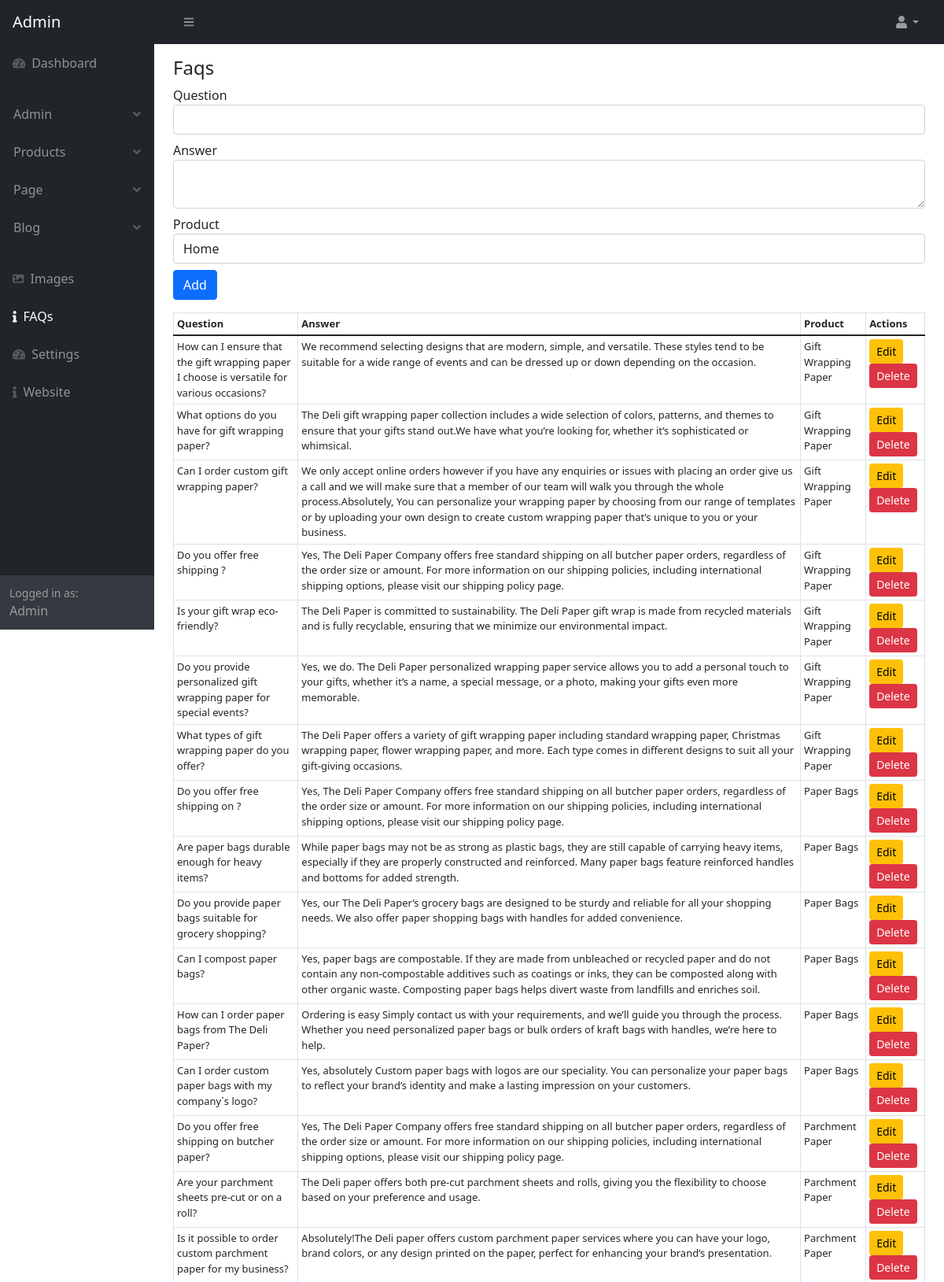
The page /admin/faq.php (signed in, upper part) on the database its author committed.
### tables this page shows
CREATE TABLE `faq` (
  `faq_id` int(11) NOT NULL AUTO_INCREMENT,
  `product_id` int(11) NOT NULL,
  `faq_question` text NOT NULL,
  `faq_answer` text NOT NULL,
  PRIMARY KEY (`faq_id`)
);

CREATE TABLE `product` (
  `product_id` int(11) NOT NULL AUTO_INCREMENT,
  `product_name` varchar(255) NOT NULL,
  `product_url` varchar(255) DEFAULT NULL,
  `product_short_description` text NOT NULL,
  `product_content` text DEFAULT NULL,
  `product_thumbnail` varchar(255) DEFAULT NULL,
  `product_image1` varchar(500) NOT NULL,
  `product_image2` varchar(500) NOT NULL,
  `product_meta_title` varchar(255) DEFAULT NULL,
  `product_meta_description` text DEFAULT NULL,
  `product_meta_keywords` text DEFAULT NULL,
  `product_status` enum('active','inactive') DEFAULT 'active',
  `created_at` timestamp NOT NULL DEFAULT current_timestamp(),
  `updated_at` timestamp NOT NULL DEFAULT current_timestamp() ON UPDATE current_timestamp(),
  `product_index` varchar(255) NOT NULL,
  PRIMARY KEY (`product_id`)
);

### admin/faq.php (the view, shortened to what this page needs)
<?php
$page = "faq";
require_once('parts/top.php'); ?>
</head>
<body class="sb-nav-fixed">
    <?php require_once('parts/navbar.php'); ?>
    <?php
    $faqs = mysqli_query($conn, "SELECT faq.*, product.product_name FROM faq LEFT JOIN product ON faq.product_id = product.product_id ORDER BY faq.faq_id DESC");
    $edit = false;
    $edit_data = [
        'faq_id' => '',
        'faq_question' => '',
        'faq_answer' => '',
        'product_id' => ''
    ];
    ?>
    <div id="layoutSidenav">
        <?php require_once('parts/sidebar.php'); ?>
        <div id="layoutSidenav_content">
            <main>
                <div class="container-fluid px-4">
                    <h4 class="mt-3">Faqs</h4>
                    <form method="POST">
                        <div class="form-group mb-2">
                            <label>Question</label>
                            <input type="text" name="faq_question" class="form-control" required
                                value="<?= htmlspecialchars($edit_data['faq_question']) ?>">
                        </div>
                        <div class="form-group mb-2">
                            <label>Answer</label>
                            <textarea name="faq_answer" class="form-control"
                                required><?= htmlspecialchars($edit_data['faq_answer']) ?></textarea>
                        </div>
                        <div class="form-group mb-2">
                            <label>Product</label>
                            <select name="product_id" class="form-control" required>
                                <option value="0">Home</option>
                            </select>
                        </div>
                        <button type="submit" name="<?= $edit ? 'update' : 'add' ?>"
                            class="btn btn-<?= $edit ? 'warning' : 'primary' ?>">
                            <?= $edit ? 'Update' : 'Add' ?>
                        </button>
                    </form>
                    <table class="table table-bordered table-sm my-3" style="font-size: 13px;">
                        <thead>
                            <tr>
                                <th>Question</th>
                                <th>Answer</th>
                                <th>Product</th>
                                <th>Actions</th>
                            </tr>
                        </thead>
                        <tbody>
                            <?php while ($row = mysqli_fetch_assoc($faqs)): ?>
                            <tr>
                                <td><?= htmlspecialchars($row['faq_question']) ?></td>
                                <td><?= htmlspecialchars($row['faq_answer']) ?></td>
                                <td><?= htmlspecialchars($row['product_name']) ?></td>
                                <td>
                                    <a href="faq.php?edit=<?= $row['faq_id'] ?>" class="btn btn-sm btn-warning">Edit</a>
                                    <a href="faq.php?delete=<?= $row['faq_id'] ?>" class="btn btn-sm btn-danger"
                                        onclick="return confirm('Delete this FAQ?')">Delete</a>
                                </td>
                            </tr>
                            <?php endwhile; ?>
                        </tbody>
                    </table>
            </main>
        </div>
    </div>
</body>
</html>

### admin/parts/sidebar.php (shortened to what this page needs)
<div id="layoutSidenav_nav">
    <nav class="sb-sidenav accordion sb-sidenav-dark" id="sidenavAccordion">
        <div class="sb-sidenav-menu">
            <div class="nav">
                <?php
                       if ($admin_role == "admin") {
                       ?>
                <a class="nav-link" href="index.php">
                    <div class="sb-nav-link-icon"><i class="fas fa-tachometer-alt"></i></div>
                    Dashboard
                </a>
                <?php }?>
                <ul class="navbar-nav p-3 btn ">
                    <?php
                       if ($admin_role == "admin") {
                       ?>
                    <li class="nav-item  dropdown">
                        <a class="nav-link <?php if ($page == "admin") {
                                                   echo "active";
                                               } ?> dropdown " id="navbarDropdown" href="#" role="button"
                            data-bs-toggle="dropdown" aria-expanded="false">Admin<div
                                class="sb-sidenav-collapse-arrow"><i class="fas fa-angle-down"></i></div></a>
                    </li>
                    <li class="nav-item dropdown">
                        <a class="nav-link <?php if ($page == "product") {
                                                   echo "active";
                                               } ?> dropdown " id="navbarDropdown" href="#" role="button"
                            data-bs-toggle="dropdown" aria-expanded="false">Products<div
                                class="sb-sidenav-collapse-arrow"><i class="fas fa-angle-down"></i></div></a>
                    </li>
                    <li class="nav-item dropdown">
                        <a class="nav-link <?php if ($page == "page") {
                                                   echo "active";
                                               } ?> dropdown " id="navbarDropdown" href="#" role="button"
                            data-bs-toggle="dropdown" aria-expanded="false">Page<div
                                class="sb-sidenav-collapse-arrow"><i class="fas fa-angle-down"></i></div></a>
                    </li>
                    <?php } ?>
                    <li class="nav-item dropdown">
                        <a class="nav-link <?php if ($page == "post") {
                                               echo "active";
                                           } ?> dropdown" id="navbarDropdown" href="#" role="button"
                            data-bs-toggle="dropdown" aria-expanded="false">Blog<div
                                class="sb-sidenav-collapse-arrow"><i class="fas fa-angle-down"></i></div></a>
                    </li>
                </ul>
                <a class="nav-link <?php if ($page == "image") {
                                       echo "active";
                                   } ?>" href="image_add.php">
                    <div class="sb-nav-link-icon"><i class="fas fa-image"></i></div>
                    Images
                </a>
                <?php
                   if ($admin_role == "admin") {
                   ?>
                <a class="nav-link <?php if ($page == "faq") {
                                           echo "active";
                                       } ?>" href="faq.php">
                    <div class="sb-nav-link-icon"><i class="fas fa-info"></i></div>
                    FAQs
                </a>
                <a class="nav-link <?php if ($page == "setting") {
                                           echo "active";
                                       } ?>" href="setting.php">
                    <div class="sb-nav-link-icon"><i class="fas fa-tachometer-alt"></i></div>
                    Settings
                </a>
                <a class="nav-link" href="../index.php">
                    <div class="sb-nav-link-icon"><i class="fas fa-info"></i></div>
                    Website
                </a>
                <?php } ?>
            </div>
        </div>
        <div class="sb-sidenav-footer">
            <div class="small">Logged in as:</div>
            <?php echo ucfirst($admin_name); ?>
        </div>
    </nav>
</div>

### rows shown on the page
faq: faq_question "How can I ensure that the gift wrapping paper I choose is versatile for various occasions?", faq_answer "We recommend selecting designs that are modern, simple, and versatile. These styles tend to be suitable for a wide range of events and can be dressed up or down depending on the occasion.", product.product_name "Gift Wrapping Paper"
faq: faq_question "What options do you have for gift wrapping paper?", faq_answer "The Deli gift wrapping paper collection includes a wide selection of colors, patterns, and themes to ensure that your gifts stand out.We have what you’re looking for, whether it’s sophisticated or whimsical.", product.product_name "Gift Wrapping Paper"
faq: faq_question "Can I order custom gift wrapping paper?", faq_answer "We only accept online orders however if you have any enquiries or issues with placing an order give us a call and we will make sure that a member of our team will walk you through the whole process.Absolutely, You can personalize your wrapping paper by choosing from our range of templates or by uploading your own design to create custom wrapping paper that’s unique to you or your business.", product.product_name "Gift Wrapping Paper"
faq: faq_question "Do you offer free shipping ?", faq_answer "Yes, The Deli Paper Company offers free standard shipping on all butcher paper orders, regardless of the order size or amount. For more information on our shipping policies, including international shipping options, please visit our shipping policy page.", product.product_name "Gift Wrapping Paper"
faq: faq_question "Is your gift wrap eco-friendly?", faq_answer "The Deli Paper is committed to sustainability. The Deli Paper gift wrap is made from recycled materials and is fully recyclable, ensuring that we minimize our environmental impact.", product.product_name "Gift Wrapping Paper"
faq: faq_question "Do you provide personalized gift wrapping paper for special events?", faq_answer "Yes, we do. The Deli Paper personalized wrapping paper service allows you to add a personal touch to your gifts, whether it’s a name, a special message, or a photo, making your gifts even more memorable.", product.product_name "Gift Wrapping Paper"
faq: faq_question "What types of gift wrapping paper do you offer?", faq_answer "The Deli Paper offers a variety of gift wrapping paper including standard wrapping paper, Christmas wrapping paper, flower wrapping paper, and more. Each type comes in different designs to suit all your gift-giving occasions.", product.product_name "Gift Wrapping Paper"
faq: faq_question "Do you offer free shipping on ?", faq_answer "Yes, The Deli Paper Company offers free standard shipping on all butcher paper orders, regardless of the order size or amount. For more information on our shipping policies, including international shipping options, please visit our shipping policy page.", product.product_name "Paper Bags"
faq: faq_question "Are paper bags durable enough for heavy items?", faq_answer "While paper bags may not be as strong as plastic bags, they are still capable of carrying heavy items, especially if they are properly constructed and reinforced. Many paper bags feature reinforced handles and bottoms for added strength.", product.product_name "Paper Bags"
faq: faq_question "Do you provide paper bags suitable for grocery shopping?", faq_answer "Yes, our The Deli Paper’s grocery bags are designed to be sturdy and reliable for all your shopping needs. We also offer paper shopping bags with handles for added convenience.", product.product_name "Paper Bags"
faq: faq_question "Can I compost paper bags?", faq_answer "Yes, paper bags are compostable. If they are made from unbleached or recycled paper and do not contain any non-compostable additives such as coatings or inks, they can be composted along with other organic waste. Composting paper bags helps divert waste from landfills and enriches soil.", product.product_name "Paper Bags"
faq: faq_question "How can I order paper bags from The Deli Paper?", faq_answer "Ordering is easy Simply contact us with your requirements, and we’ll guide you through the process. Whether you need personalized paper bags or bulk orders of kraft bags with handles, we’re here to help.", product.product_name "Paper Bags"
faq: faq_question "Can I order custom paper bags with my company`s logo?", faq_answer "Yes, absolutely Custom paper bags with logos are our speciality. You can personalize your paper bags to reflect your brand’s identity and make a lasting impression on your customers.", product.product_name "Paper Bags"
faq: faq_question "Do you offer free shipping on butcher paper?", faq_answer "Yes, The Deli Paper Company offers free standard shipping on all butcher paper orders, regardless of the order size or amount. For more information on our shipping policies, including international shipping options, please visit our shipping policy page.", product.product_name "Parchment Paper"
faq: faq_question "Are your parchment sheets pre-cut or on a roll?", faq_answer "The Deli paper offers both pre-cut parchment sheets and rolls, giving you the flexibility to choose based on your preference and usage.", product.product_name "Parchment Paper"
faq: faq_question "Is it possible to order custom parchment paper for my business?", faq_answer "Absolutely!The Deli paper offers custom parchment paper services where you can have your logo, brand colors, or any design printed on the paper, perfect for enhancing your brand’s presentation.", product.product_name "Parchment Paper"

### other values the page prints
$admin_name "Admin"
